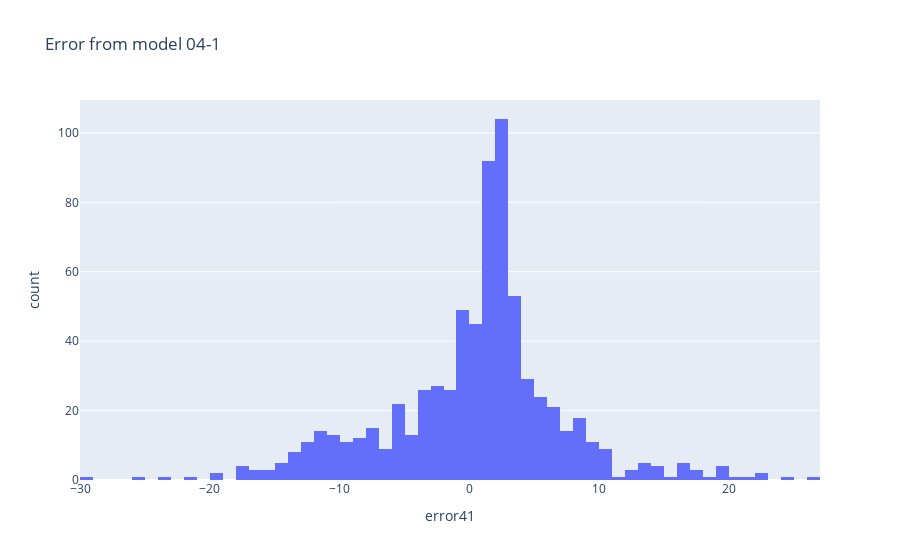

Write notebook code for a chart like this one.
### Code cell
ex.histogram(df, 
            x="error41",
            nbins=100,
            title="Error from model 04-1")

### Figure 1 — Plotly figure (JSON) as saved in the notebook; plotly's stock layout.template omitted (floating-point values rounded to 4 significant figures; data arrays with more than 128 entries replaced by an {"elided": "..."} marker saying what was removed)
{"data": [{"alignmentgroup": "True", "bingroup": "x", "hovertemplate": "error41=%{x}<br>count=%{y}<extra></extra>", "legendgroup": "", "marker": {"color": "#636efa", "pattern": {"shape": ""}}, "name": "", "nbinsx": 100, "offsetgroup": "", "orientation": "v", "showlegend": false, "type": "histogram", "x": {"elided": "730 float values"}, "xaxis": "x", "yaxis": "y"}], "layout": {"barmode": "relative", "legend": {"tracegroupgap": 0}, "title": {"text": "Error from model 04-1"}, "xaxis": {"anchor": "y", "domain": [0, 1], "title": {"text": "error41"}}, "yaxis": {"anchor": "x", "domain": [0, 1], "title": {"text": "count"}}}}
